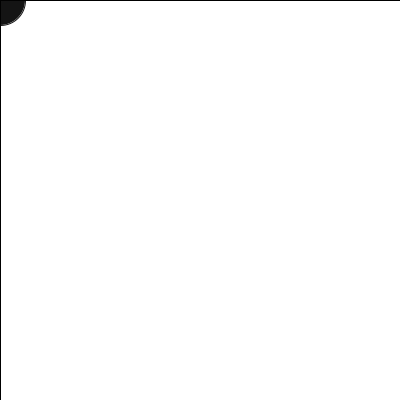
Frame 1 (no input)
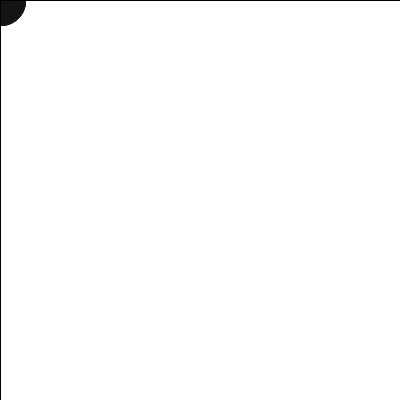
Frame 60 (the mouse pressed at the canvas centre just before this capture)
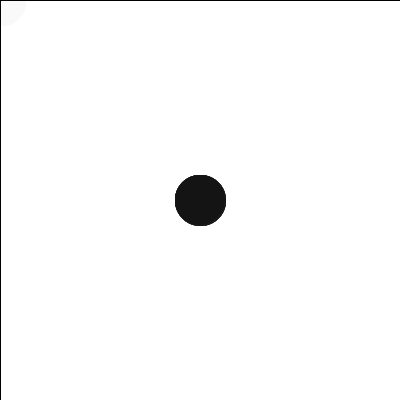
Frame 120 (the mouse held since frame 60 and released just before this capture)

The Processing sketch that drew these frames (run headless with seeded random() and noise(); from frame 60 on, the mouse is pressed at the canvas centre):

// Processing sketch: processing_30060
// ── processing_30060.pde


void setup()
{
size (400,400);  
background(255);
 smooth();
 
 
 
 
}
void draw ()
{
 
 fill(0);
 ellipse(mouseX, mouseY, 50, 50); 
  
 println(mouseX);
 
 fill(255,20);
 rect(0,0,width,height);
  
  
}
